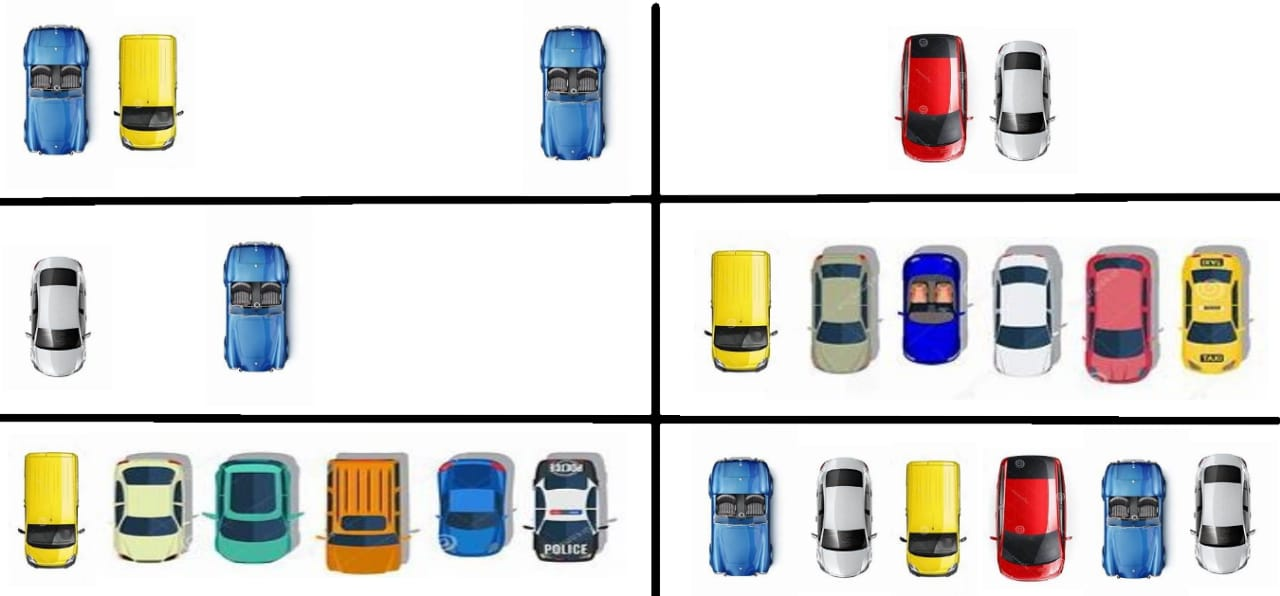
%> input picture car-1.jpg, 1280 x 596 px
$ octave Code.m   (GNU Octave 9; MATLAB toolbox functions it lacks are replaced by stand-ins)
%> lines starting %> are read from the running program, lines starting %| are printed output that depends on the picture; in (x1, y1, x2, y2) boxes, pixels count from 0 and x2, y2 are one past the last pixel; in counts of white or black regions, pixels touching at a corner belong together; the program's own positions count from 1
image = imread('D:\Snigdha\2nd year\4th sem\SpecialTopics\Matlab project\Main Project\car-1.jpg');
%> image is the input picture: size 596x1280x3 uint8; mean R, G, B 214.7, 214.2, 212.4
background = imread('D:\Snigdha\2nd year\4th sem\SpecialTopics\Matlab project\Main Project\bg.jpg');
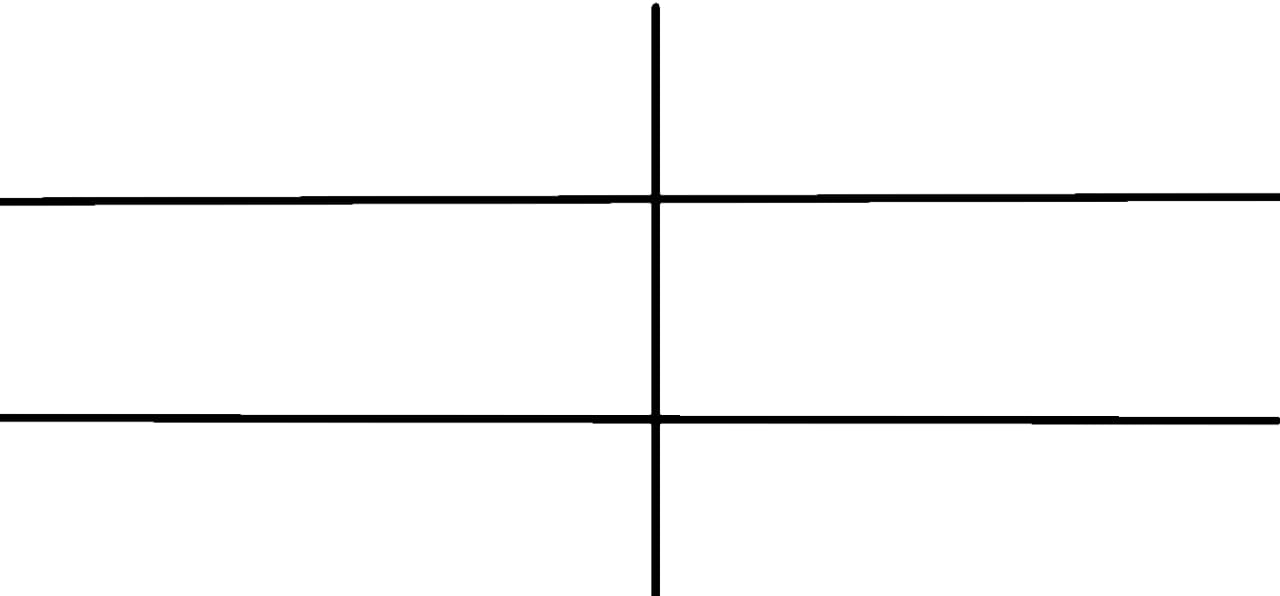
%> input picture bg.jpg, 1280 x 596 px
%> background is the input picture: size 596x1280x3 uint8; min 0, max 255, mean 246.6
img = double(rgb2gray(image));%convert to gray
bg = double(rgb2gray(background));%convert 2nd image to gray
[ht, wdth] = size(img); %image size?
%> ht = 596; wdth = 1280
slot_total=36;    %Given Total number of slot in the parking area.
%Foreground Detection
threshold=11;
diff = abs(img-bg);
for x = 1:wdth
for z = 1:ht
if (diff(z,x)>threshold)
fground(z,x) = img(z,x);
else
fground(z,x) = 0;
end
end
end
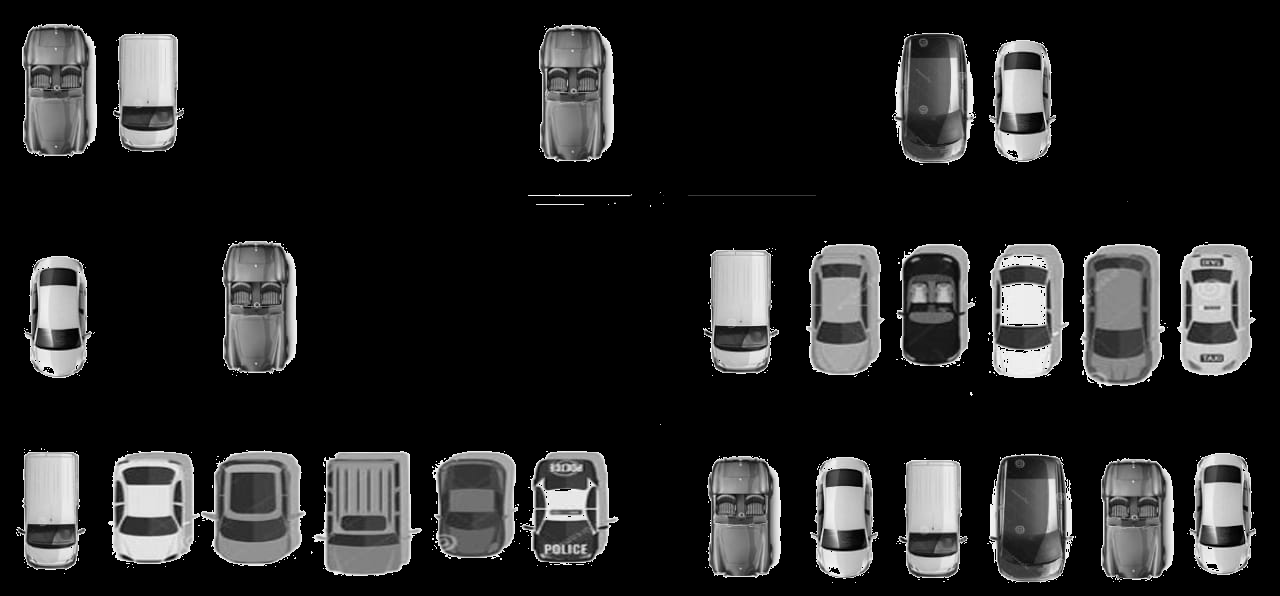
%> fground: size 596x1280 double; min 0, max 255, mean 36.2
subplot(2,2,1) , imshow(image), title (sprintf('Parking Area with %d slots (The original frame)',slot_total));
subplot(2,2,2) , imshow(mat2gray(img)), title ('Converted Frame');
subplot(2,2,3) , imshow(mat2gray(bg)), title ('Background Frame ');

adj=imadjust(fground);% adjust the image intensity values to the color map
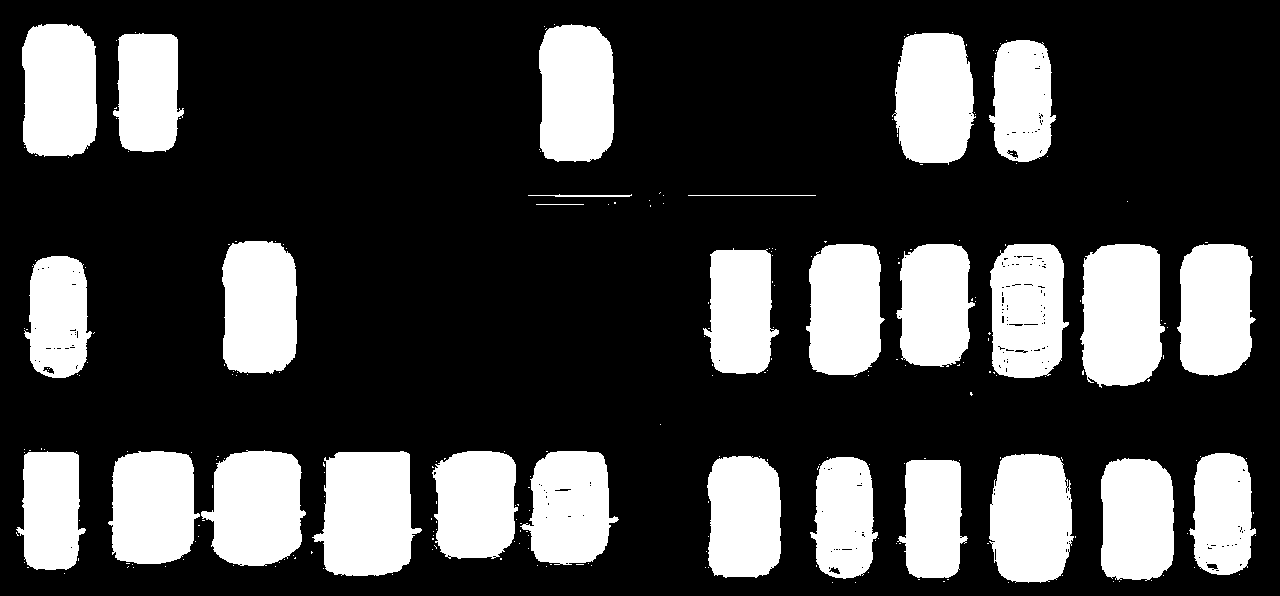
%> adj: size 596x1280 double; values 0 (black) and 1 (white), 26.7% white; 263 white regions (235 under 20 px), largest, box (x1, y1, x2, y2) and area: (312, 451, 422, 576) 10477, (1080, 244, 1165, 388) 10335, (201, 450, 306, 566) 9339
level=graythresh(adj);
%> level = 0.498
nse=imnoise(adj,'gaussian',0,0.025);% apply Gaussian noise
flt=wiener2(nse,[5,5]);%filtering using Weiner filter
bw=im2bw(flt,level);
%> bw: size 596x1280 logical; 26.7% white; 261 white regions (233 under 20 px), largest, box (x1, y1, x2, y2) and area: (312, 451, 422, 576) 10476, (1080, 244, 1165, 388) 10335, (201, 450, 306, 566) 9340
fill_holes=imfill(bw,'holes');
%> fill_holes: size 596x1280 logical; 26.8% white; 258 white regions (230 under 20 px), largest, box (x1, y1, x2, y2) and area: (312, 451, 422, 576) 10477, (1080, 244, 1165, 388) 10335, (201, 450, 306, 566) 9342
open = bwareaopen(fill_holes,5000);
%> open: size 596x1280 logical; 26.7% white; 25 white regions
labeled = bwlabel(open,8);
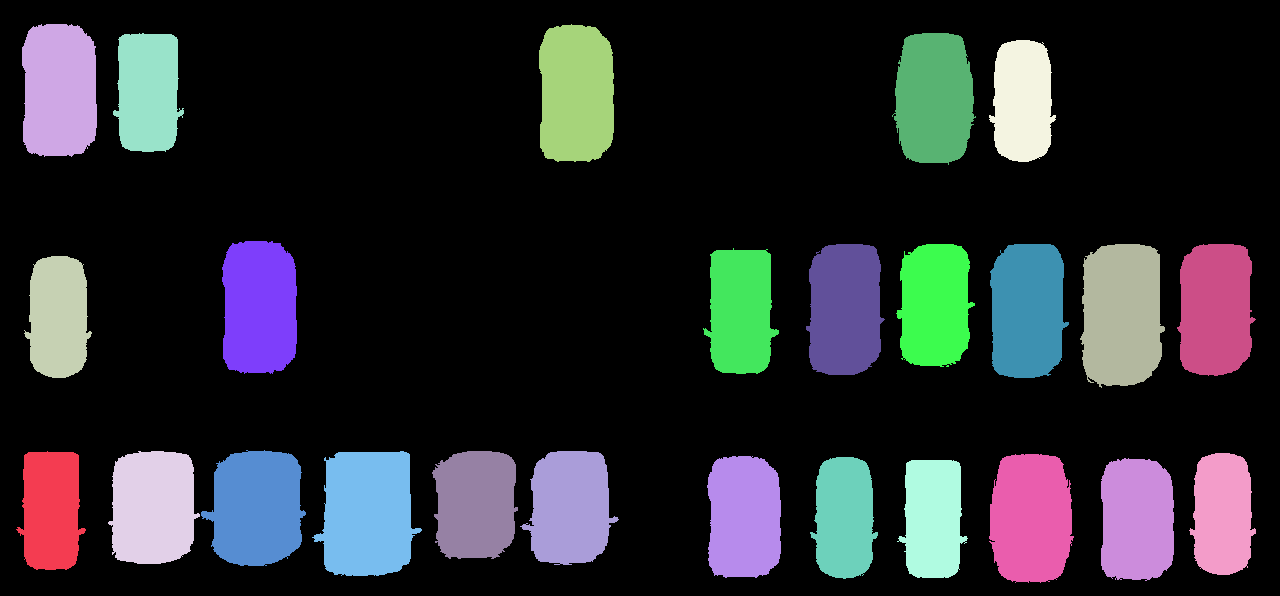
%> labeled: size 596x1280 double; 26 distinct labels, from 0 to 25; one colour per label, 0 black
blobs = regionprops(labeled,'all');
%> blobs = 25 regions; largest, box (x1, y1, x2, y2), Area, Centroid, MajorAxisLength, MinorAxisLength and Eccentricity: (312, 451, 422, 576) 10477 [368 514.2] 138.8 99.31 0.699, (1080, 244, 1165, 388) 10335 [1122.3 315.1] 155.8 86.46 0.832, (201, 450, 306, 566) 9342 [257.3 508.5] 123.9 97.84 0.613
cars_total = size(blobs, 1);%size(matrix,dimension)
%> cars_total = 25
subplot(2,2,4) , imagesc(labeled), title (sprintf('(Foreground) Total space available is %d',slot_total-cars_total));
hold off;


%{
CONDITION TO CHECK THE VACANT SPACE
IF YES then it divide it into 6 parts as 6 LANEs are there
then for each lane image processing is applied as before and lane with vacant space comes first with their space.
LANE number are like
   LANE 1       LANE 2
   LANE 3       LANE 4
   LANE 5       LANE 6
%}

 if((slot_total-cars_total)>0);
  fprintf('You can enter into the parking area');
  fprintf('\n Total number of cars present');
  disp(cars_total);% display number of cars
%|  Total number of cars present25
  fprintf('Total number of vacant spaces present');
  disp(slot_total-cars_total);
%| Total number of vacant spaces present11
  fprintf('PARKING AREA STRUCTURE:- \n LANE 1\t\t LANE 2 \n LANE 3\t\t LANE4 \n LANE 5\t\t LANE 6');

%dividing the image of the parking area into 6 parts as 3 rows and 2 coloums.
rows=int32(ht/3);
%> rows = 199
columns=int32(wdth/2);
%> columns = 640
img_1=img(1:rows,1:columns);
img_2=img(1:rows,columns+1:end);
img_3=img(1+rows:2*rows,1:columns);
img_4=img(1+rows:2*rows,columns+1:end);
img_5=img(2*rows+1:end,1:columns);
img_6=img(2*rows+1:end,columns+1:end);
new_img={img_1 img_2 img_3 img_4 img_5 img_6};   %An Array to store 6 images.
%> new_img = 6 items
bg_1=bg(1:rows,1:columns);
bg_2=bg(1:rows,columns+1:end);
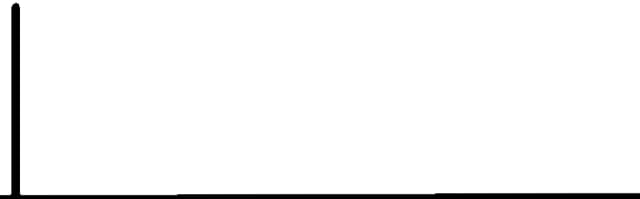
%> bg_2: size 199x640 double; min 0, max 255, mean 245.6
bg_3=bg(1+rows:2*rows,1:columns);
bg_4=bg(1+rows:2*rows,columns+1:end);
bg_5=bg(2*rows+1:end,1:columns);
bg_6=bg(2*rows+1:end,columns+1:end);
new_bg={bg_1 bg_2 bg_3 bg_4 bg_5 bg_6};
%> new_bg = 6 items

%{
LOOP is taken from LANE 6 to LANE 1.
And the previous process is repeated for each lane for vacant space detection.
%}
for i=6:-1:1
 lane_total=6;
 img_lane=new_img{i};
 bg_lane=new_bg{i};
 [ht_lane,wdth_lane] = size(img_lane);
 threshold_lane=11;
 diff_new = abs(img_lane-bg_lane);
 for x = 1:wdth_lane
  for z = 1:ht_lane
   if (diff_new(z,x)>threshold_lane)
    fg_new(z,x) = img_lane(z,x);
   else
    fg_new(z,x) = 0;
   end
  end
 end

 adj_lane=imadjust(fg_new);% adjust the image intensity values to the color map
 level_new=graythresh(adj_lane);
 nse_new=imnoise(adj_lane,'gaussian',0,0.025);% apply Gaussian noise
 flt_new=wiener2(nse_new,[5,5]);%filtering using Weiner filter
 bw_new=im2bw(flt_new,level);
 fill_holes=imfill(bw_new,'holes');
 open = bwareaopen(fill_holes,5000);
 labeled_new = bwlabel(open,8);
 blobs_lane = regionprops(labeled_new,'all');
 cars_total_lane = size(blobs_lane, 1);
 %If lane is available with vacant slot then this statement is true and car will get its direction.
 if((lane_total-cars_total_lane)>0)
     fprintf('\n \nGo to Lane %d',i);
     fprintf('\n Number of cars present: %d\n',cars_total_lane);
     fprintf('Number of vacant spaces present: %d\n',lane_total-cars_total_lane);
     figure, subplot(2,2,1), imshow(image), title('Whole parking area');
     lane=sprintf('Lane %d is availabe with vacant slot',i);
     subplot(2,2,2) , imshow(mat2gray(img_lane)), title (lane);
     subplot(2,2,3) , imshow(mat2gray(bg_lane)), title ('Background Frame ');
     cars=sprintf('Total space available in lane %d is %d',i,lane_total-cars_total_lane);
     subplot(2,2,4) , imagesc(labeled_new), title (cars);
     hold off;
 break;
 end
 end
%> this loop made 4 passes
%> (cars_total_lane, cars) on pass 4: (2, 'Total space available in lane 3 is 4')
%> cars_total_lane on passes 1 to 3: 6, 6, 6
%|  Number of cars present: 2
%| Number of vacant spaces present: 4
%> pass 1, `adj_lane=imadjust(fg_new);`:
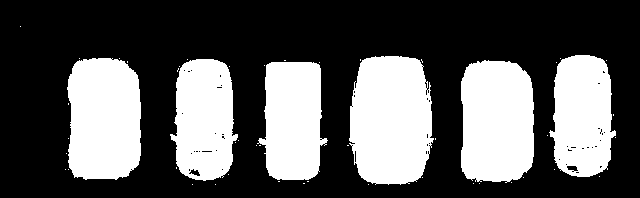
%> adj_lane: size 198x640 double; values 0 (black) and 1 (white), 35.2% white; 51 white regions (45 under 20 px), largest, box (x1, y1, x2, y2) and area: (349, 56, 434, 185) 9215, (461, 60, 534, 183) 8099, (67, 58, 141, 180) 8063, (257, 62, 328, 180) 6426, (549, 55, 616, 177) 6374, (170, 59, 238, 181) 6366
%> after the loop:
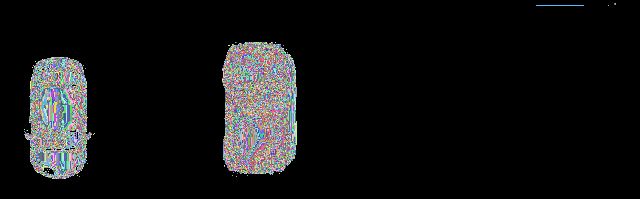
%> fg_new: size 199x640 double; 244 distinct labels, from 0 to 243; one colour per label, 0 black
%> after the loop, lane = 'Lane 3 is availabe with vacant slot'
 else
  fprintf('\n No space available in parking area.\n Exit'); % If parking area is full then this statement executes.
 end
